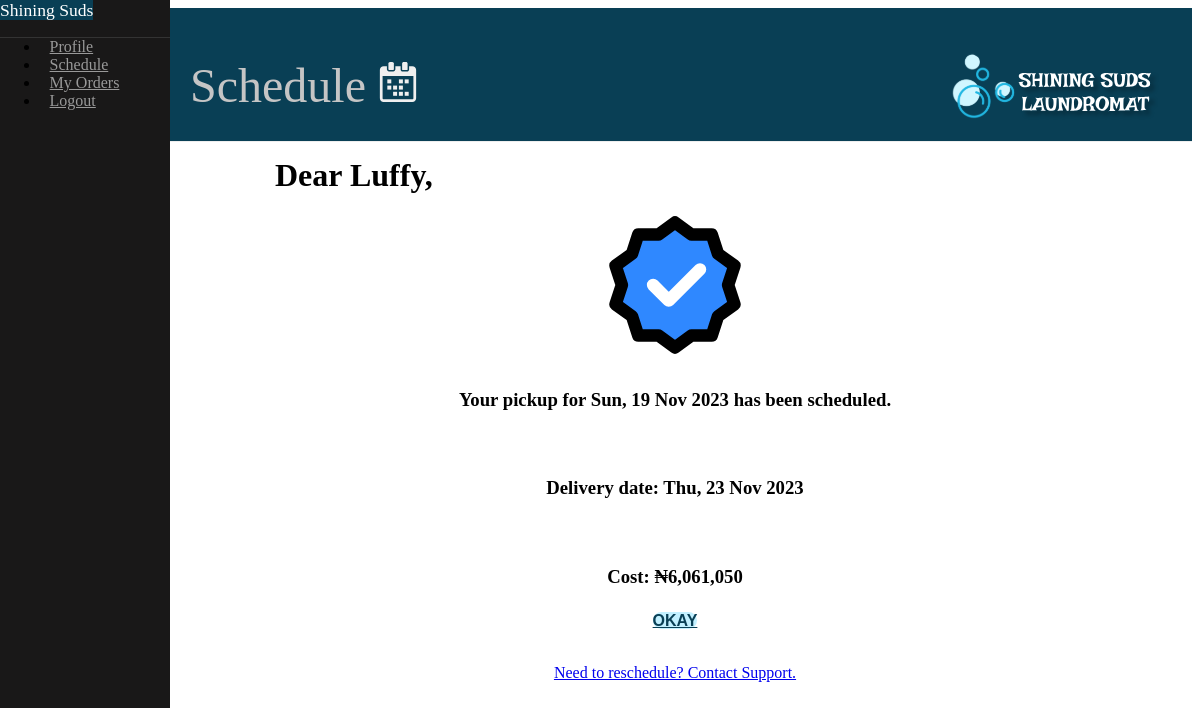
/schedule/1 (signed in), run on the app's committed database.
### laundry/models.py (models this page shows, shortened)
class User(db.Model, UserMixin):
    __tablename__ = 'users'
    id = db.Column(db.Integer, primary_key=True, index=True)
    name = db.Column(db.String, nullable=False)
    email = db.Column(db.String, unique=True, index=True, nullable=False)
    hashed_password = db.Column(db.String, nullable=False)
    is_active = db.Column(db.Boolean(), default=True)
    is_superuser = db.Column(db.Boolean(), default=False)
    phone = db.Column(db.String())
    address = db.Column(db.String())
    @property
    def password(self) -> AttributeError:
        return {'lol': 'nice try'}
    def get(index: str | int) -> Query | None:
        return User.query.get(index) or User.query.filter_by(email=index).first()

class Order(db.Model):
    __tablename__ = 'orders'
    id = db.Column(db.Integer, primary_key=True, index=True)
    amount = db.Column(db.Integer, nullable=False)
    clothes_count = db.Column(db.Integer, nullable=False)
    status = db.Column(db.BOOLEAN, default=False)
    service_type = db.Column(db.String, default='WASH & IRON')
    message = db.Column(db.Integer, nullable=True)
    created = db.Column(db.DateTime, default=datetime.datetime.now())
    pickup_date = db.Column(db.DateTime, nullable=False)
    delivery_date = db.Column(db.DateTime, nullable=False)
    pickup_addr = db.Column(db.String, nullable=False)
    delivery_addr = db.Column(db.String, nullable=False)
    user_id = db.Column(db.Integer, db.ForeignKey('users.id', name='fk_user_id'))
    user = db.relationship("User", uselist=False, backref="orders")

### laundry/main/views.py (the view)
@main.route('/schedule/<int:id>')
@login_required
def order_success(id):
    order = Order.query.get(id)
    return render_template('main/success_order.html', order=order)

### laundry/models.py (called while the page is built)
@login_manager.user_loader
def load_user(id):
    return User.get(id)

### laundry/templates/main/success_order.html (shortened to what this page needs)
{% extends "shared/base.html" %}
{% block content %}
<div id="main">
    <div class="header custom-header">
        <h1>Schedule <img src="/static/img/svg/schedule.svg" width="40px" alt=""></h1>
        <img src="{{ url_for('static', filename='img/svg/icon-title-white.svg') }}" alt="icon-title-white">
    </div>
    <div class="content">
        <h1>Dear {{ current_user.name }},</h1>
        <div class="center-text">
            <img src="{{ url_for('static', filename='img/svg/success-svgrepo-com.svg') }}" alt="success-icon"> <br>
            <h3>Your pickup for {{ order.pickup_date.strftime('%a, %d %b %Y') }} has been scheduled.</h3> <br>
            <h3>Delivery date: {{ order.delivery_date.strftime('%a, %d %b %Y') }}</h3> <br>
            <h3>Cost: {{ '₦{:,}'.format(order.amount) }}</h3>
            <a href="{{ url_for('.orders') }}" class="pure-button pure-button-primary boring-btn">OKAY</a>
            <br> <br>
            <a href="#">Need to reschedule? Contact Support.</a>
        </div>
    </div>
</div>
{% endblock %}

### laundry/static/css/pure-custom.css (style rules this page uses)
body { color: #000000; }
.content { margin: 0 auto; padding: 0 2em; max-width: 800px; margin-bottom: 50px; line-height: 1.6em; }
.header { margin: 0; color: #333; text-align: center; padding: 2.5em 2em 0; border-bottom: 1px solid #eee; background-color: rgb(9, 63, 85); font-family: Georgia, 'Times New Roman', Times, serif; }
.header h1 { margin: 0.2em 0; font-size: 3em; font-weight: 300; color: #c5c5c5; }
@media (min-width: 48em) { .header, .content { padding-left: 2em; padding-right: 2em; } }

### laundry/static/css/my_custom.css (style rules this page uses)
.custom-header { display: flex; justify-content: space-between; }
.center-text { text-align: center; }
a.boring-btn, .boring-btn { background-color: rgb(194, 240, 255); font-weight: bolder; color: rgb(9, 63, 85); text-transform: uppercase; border-radius: 40px; cursor: pointer; font-family: 'Trebuchet MS', 'Lucida Sans Unicode', 'Lucida Grande', 'Lucida Sans', Arial, sans-serif; }
::placeholder { color: rgb(9, 63, 85); opacity: 0.7; }

### data on the page
User: name "Luffy"
Order: pickup_date "Sun, 19 Nov 2023", delivery_date "Thu, 23 Nov 2023", amount "₦6,061,050"
